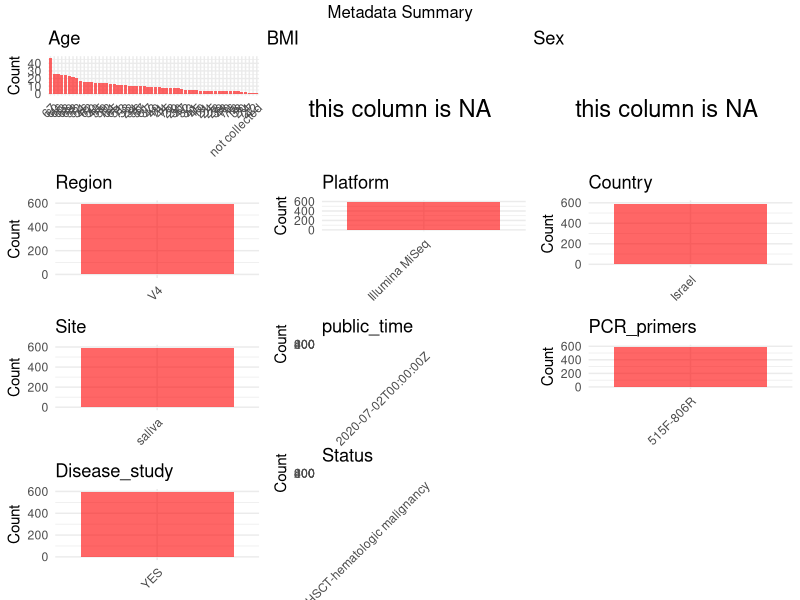

Write the R code that produced this figure.
## ---- chunk 1
# Load necessary libraries
library(dplyr)
library(ggplot2)
library(gridExtra)

# Set working directory (update this path to your local directory)
setwd("D:/metadata/PRJEB38062")

# Read the initial metadata files
initial_meta <- read.csv("SraRunTable.csv", header = TRUE)
#initial_meta1 <- read.csv("SraRunTable1.csv", header = TRUE)

# Combine the two metadata files
meta <- rbind(initial_meta)

# Remove entries where Organism is "gut metagenome" (non-oral samples)
meta <- subset(meta, Organism == "human oral metagenome")

# Check the number of samples containing "HT" in Sample.Name (e.g., healthy controls)
nrow(subset(meta, grepl("HT", Sample.Name)))

# Display the first few rows of the metadata
head(meta)
## ---- chunk 2
# Create a uniform metadata dataframe
metadata <- data.frame(
  BioProject = meta$BioProject,
  Run = meta$Run,
  sample_name = meta$Sample.Name,
  Age = meta$host_age,  # To be filled Update based on you metadata
  BMI = NA,  # To be filled based on you metadata
  Sex = NA,  # To be filled based on you metadata
  Region = "V4",  # Update if different for your study
  Platform = meta$Instrument,
  Country = meta$geo_loc_name_country,
  Site = meta$env_material, # other names of this columns such as env_median, env_material
  public_time = meta$ReleaseDate,
  stringsAsFactors = FALSE
)
## ---- chunk 3
# Add information obtained from the publication
metadata$PCR_primers <- "515F-806R"  # Update based on the publication
metadata$title <- "Patterns of salivary microbiota injury and oral mucositis in recipients of allogeneic hematopoietic stem cell transplantation"
metadata$Disease_study <- "YES"
metadata$Status <- "HSCT-hematologic malignancy"
# Assign disease status based on sample_name patterns
#metadata <- metadata %>%
#  mutate(Status = case_when(
#    meta$medical_conditions == "Negative Chagas" ~ "H",
#    meta$medical_conditions == "Chronic Chagas" ~ "Chagas"
#  ))
## ---- chunk 4
# Check the number of unique runs and sample names
print(paste("Number of unique runs:", length(unique(metadata$Run))))
print(paste("Number of unique sample names:", length(unique(metadata$sample_name))))
## ---- chunk 5
# Select columns for visualization
plot_data <- metadata %>%
  select(-BioProject, -Run, -sample_name, -title)

# Function to create simple plots for each column
create_simple_plots <- function(data) {
  plots <- list()
  
  for (col in colnames(data)) {
    # Check if the column is all NA
    if (all(is.na(data[[col]]))) {
      # Create an empty plot with text indicating all NA
      p <- ggplot() +
        annotate("text", x = 0.5, y = 0.5, label = "this column is NA", size = 6) +
        labs(title = col) +
        theme_void()
    } else if (is.numeric(data[[col]])) {
      # Numeric variable: histogram
      p <- ggplot(data, aes(x = .data[[col]])) +
        geom_histogram(fill = "blue", alpha = 0.6, bins = 20, na.rm = TRUE) +
        labs(title = col) +
        theme_minimal()
    } else {
      # Categorical variable: bar plot (remove NA values)
      count_data <- as.data.frame(table(data[[col]], useNA = "ifany"))
      p <- ggplot(count_data, aes(x = reorder(Var1, -Freq), y = Freq)) +
        geom_col(fill = "red", alpha = 0.6) +
        labs(title = col, x = NULL, y = "Count") +
        theme_minimal() +
        theme(axis.text.x = element_text(angle = 45, hjust = 1))
    }
    plots[[col]] <- p
  }
  
  return(plots)
}

# Generate and arrange plots
plots <- create_simple_plots(plot_data)
grid.arrange(grobs = plots, ncol = 3, top = "Metadata Summary")
## ---- chunk 6
# Reorder columns to match the desired format
metadata <- metadata[, c(
  "BioProject", "Run", "sample_name", "Age", "BMI", "Sex", 
  "Region", "Platform", "Country", "Site", "public_time", 
  "PCR_primers", "title", "Disease_study", "Status"
)]

# Export the uniform metadata to a CSV file
write.csv(metadata, file = "metadata.csv", quote = FALSE)
